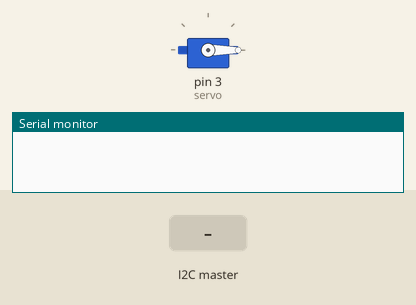
Simulated run of this sketch. Board: Arduino Uno, built with avr-gcc and run on an emulated ATmega328P. On the bench: servo, the last lines printed to the serial monitor. The inputs (shaded band) are chosen by the test bench.

Above: at 1.2 s.
1.3 s: the I2C master sends the byte 0
At 3.4 s:
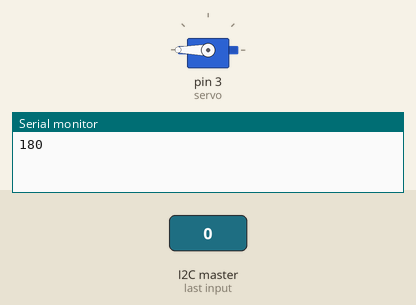
3.7 s: the I2C master sends the byte 90
At 5.0 s:
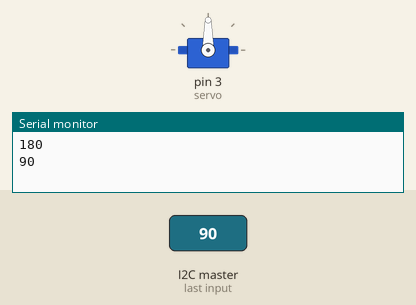
5.6 s: the I2C master sends the byte 1
At 5.96 s:
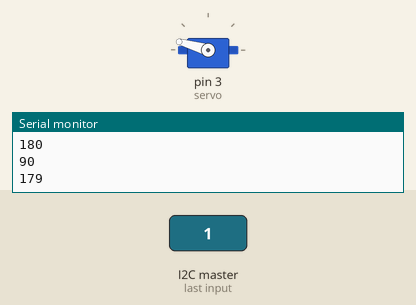
7.5 s: the I2C master sends the byte 200
At 7.67 s:
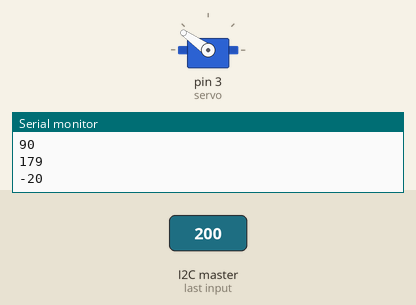
Timing chart, 0 to 10.5 s (numbered marks = the images above; inputs shaded):
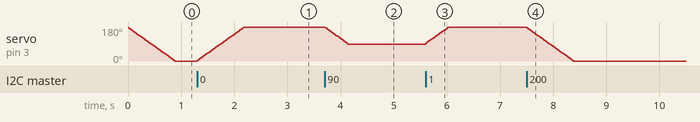

The sketch:

servo_brk.ino
```cpp
#include <Servo.h>
#include <Wire.h>

Servo servo;
int desired_angle, current_angle, increment_angle, increment_delay, delta_angle, remainder_angle;

union u_tag {
    unsigned short int Int;
    char Char;
} positionData;

void setup() {
    positionData.Int = 0;

    increment_angle = 5;
    increment_delay = 25;
    current_angle = 180;

    servo.attach(3);
    servo.write(current_angle);

    Wire.begin(20);
    Wire.onReceive(receiveData);

    Serial.begin(9600);
}

void loop(){
    if (current_angle > desired_angle) { current_angle -= increment_angle; }
    else if (current_angle < desired_angle) {current_angle += increment_angle; }
    servo.write(current_angle);
    delay(increment_delay);
}

void receiveData(int num_bytes) {
    positionData.Char = Wire.read();
    positionData.Int = 180 - positionData.Int;//(180.0f/256.0f)

    desired_angle = positionData.Int;
    delta_angle = desired_angle - current_angle;
    remainder_angle = delta_angle % increment_angle;

    if (remainder_angle) {
        current_angle += delta_angle % increment_angle;
        servo.write(current_angle);
        delay(increment_delay);
    }

    Serial.println(desired_angle);
}
```

Measured:
- after the input at 1.3 s, servo on pin 3 (servo): moves from 0° to 180° over 0.88 s, starting at once
- after the input at 3.7 s, servo on pin 3 (servo): moves from 180° to 90° over 0.43 s, starting at once
- after the input at 5.6 s, servo on pin 3 (servo): moves from 90° to 179° over 0.42 s, starting at once
- after the input at 7.5 s, servo on pin 3 (servo): moves from 179° to 0° over 0.88 s, starting at once
